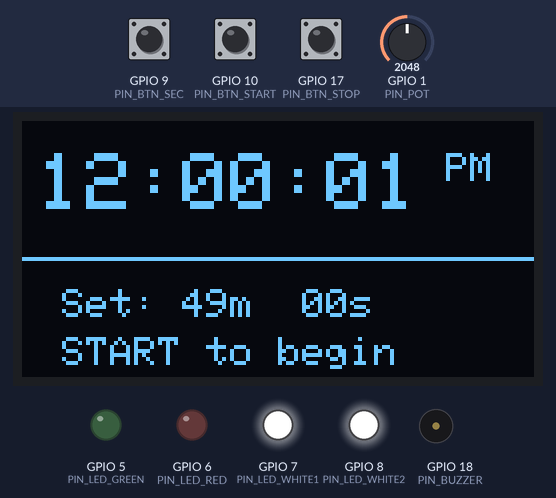
The sketch below on a simulated ESP32-S3. On the bench: 128×64 one-colour display, output pins drawn as LEDs (lit = HIGH), buzzer (waves = sounding, pin HIGH). Inputs (shaded band) come from the test bench; at power-on: GPIO 10 (PIN_BTN_START) HIGH, GPIO 17 (PIN_BTN_STOP) HIGH, GPIO 9 (PIN_BTN_SEC) HIGH, GPIO 1 (PIN_POT) = 2048.

Above: at 1.2 s.
1.3 s: GPIO 10 (PIN_BTN_START) pulled LOW for 0.15 s
At 3.1 s:
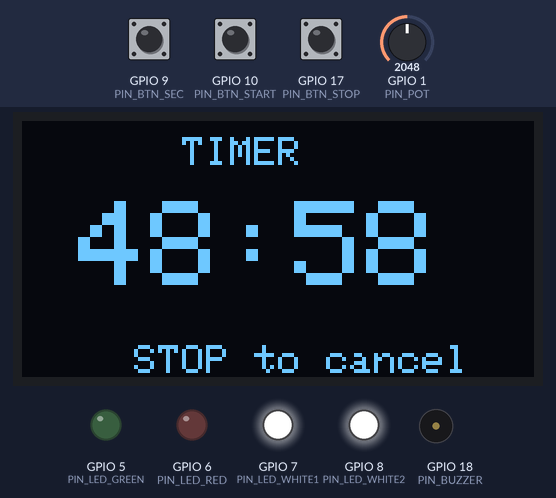
4.4 s: GPIO 17 (PIN_BTN_STOP) pulled LOW for 0.15 s
At 4.52 s:
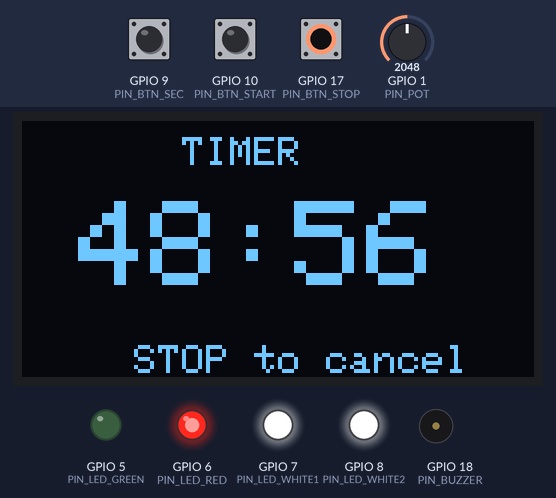
6.1 s: GPIO 9 (PIN_BTN_SEC) pulled LOW for 1 s
At 7.8 s:
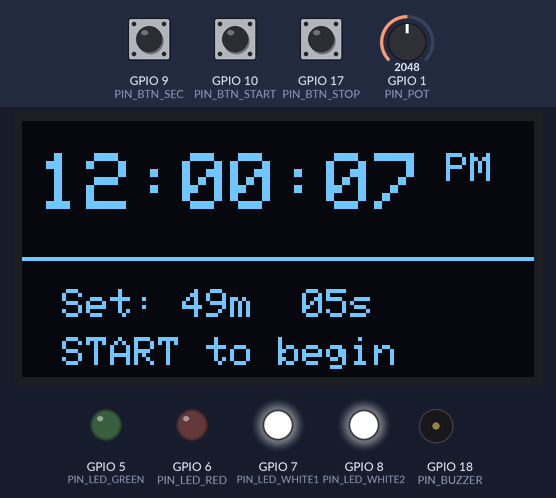
8.6 s: GPIO 1 (PIN_POT) set to 2866
At 9.6 s:
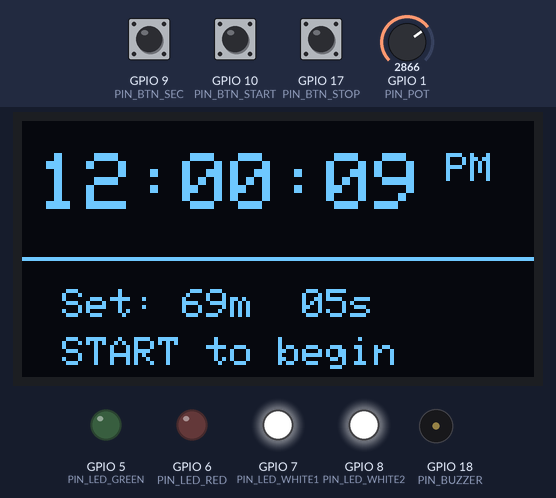
10.5 s: GPIO 9 (PIN_BTN_SEC) pulled LOW for 0.15 s
At 11.7 s:
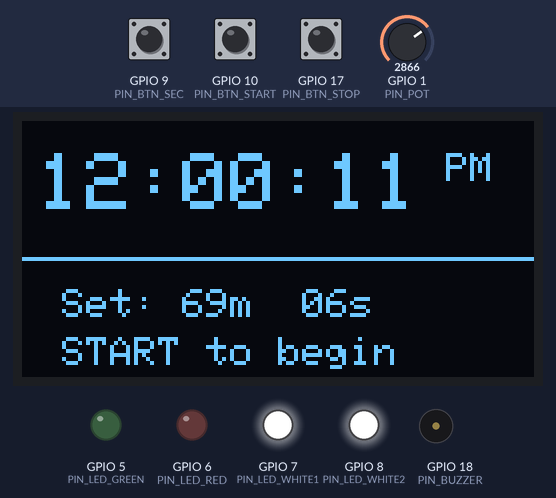
12.5 s: GPIO 10 (PIN_BTN_START) pulled LOW for 1 s
At 13.3 s:
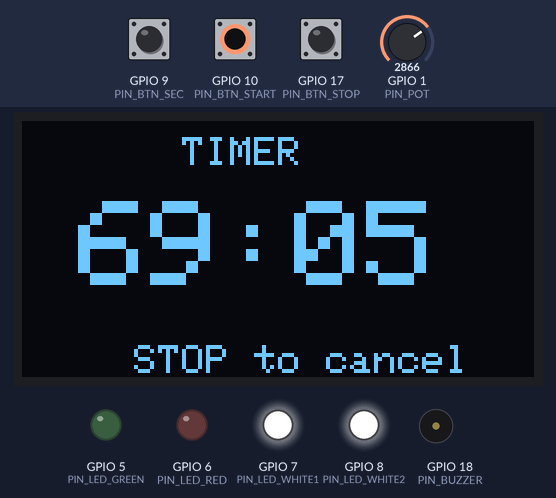
Timing chart, 0 to 15.5 s (numbered marks = the images above; inputs shaded):
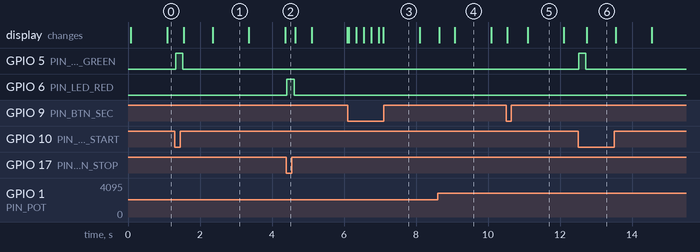

Measured:
- after the input at 1.3 s, GPIO 5 (PIN_LED_GREEN): LOW → HIGH at once, → LOW 0.20 s later; the display: first changes after 0.25 s (image 1 shows a later state)
- after the input at 4.4 s, GPIO 6 (PIN_LED_RED): LOW → HIGH at once, → LOW 0.20 s later
- after the input at 12.5 s, GPIO 5 (PIN_LED_GREEN): LOW → HIGH at once, → LOW 0.20 s later; the display: changes after 0.24 s (image 6)
- what the display in image 1 shows lasts 1.1 s, from 2.3 s to 3.4 s

The sketch:

sketch_mar16a_i2ctimerboard.ino
```cpp
#include <Wire.h>
#include <Adafruit_GFX.h>
#include <Adafruit_SSD1306.h>

// OLED
#define SCREEN_WIDTH  128
#define SCREEN_HEIGHT 64
#define OLED_RESET    -1
Adafruit_SSD1306 display(SCREEN_WIDTH, SCREEN_HEIGHT, &Wire, OLED_RESET);

// PIN DEFINITIONS
#define PIN_POT        1    // RV1 - Minutes potentiometer
#define PIN_BTN_SEC    9    // SW1 - Seconds button
#define PIN_BTN_START  10   // SW2 - Start button
#define PIN_BTN_STOP   17   // SW3 - Stop/End button
#define PIN_LED_GREEN  5    // D1  - Green LED (via Q1)
#define PIN_LED_RED    6    // D2  - Red LED (via Q2)
#define PIN_LED_WHITE1 7    // D3  - White LED left (via Q3)
#define PIN_LED_WHITE2 8    // D4  - White LED right (via Q4)
#define PIN_BUZZER     18   // BZ1 - Buzzer (via Q5)
#define PIN_SDA        11   // J1  - OLED SDA
#define PIN_SCL        12   // J1  - OLED SCL

// DEBOUNCE
#define DEBOUNCE_DELAY 200
unsigned long lastDebounceStart = 0;
unsigned long lastDebounceStop  = 0;
unsigned long lastDebounceSec   = 0;

// TIMER STATE
enum State { IDLE, RUNNING };
State currentState = IDLE;

int setMinutes = 0;
int setSeconds = 0;
unsigned long timerDuration  = 0;
unsigned long timerStartMs   = 0;
unsigned long remainingTime  = 0;

// SOFTWARE CLOCK
unsigned long clockBase = 0;
const int START_HOUR = 12;
const int START_MIN  = 0;
const int START_SEC  = 0;

//  HELPERS

void getClockTime(int &h, int &m, int &s, bool &isPM) {
  unsigned long elapsed = (millis() - clockBase) / 1000
                        + START_HOUR * 3600
                        + START_MIN  * 60
                        + START_SEC;
  int totalHours = (elapsed / 3600) % 24;
  s    = elapsed % 60;
  m    = (elapsed / 60) % 60;
  isPM = totalHours >= 12;
  h    = totalHours % 12;
  if (h == 0) h = 12;
}

void flashLED(int pin, int durationMs) {
  digitalWrite(pin, HIGH);
  delay(durationMs);
  digitalWrite(pin, LOW);
}

void soundBuzzer() {
  for (int i = 0; i < 3; i++) {
    tone(PIN_BUZZER, 1000, 300);
    delay(400);
  }
  noTone(PIN_BUZZER);
}

//  DISPLAY FUNCTIONS

void printTwoDigit(int val) {
  if (val < 10) display.print("0");
  display.print(val);
}

void displayClock() {
  int h, m, s;
  bool isPM;
  getClockTime(h, m, s, isPM);

  display.clearDisplay();

  display.setTextSize(2);
  display.setTextColor(SSD1306_WHITE);
  display.setCursor(4, 8);
  printTwoDigit(h);
  display.print(":");
  printTwoDigit(m);
  display.print(":");
  printTwoDigit(s);
  display.setTextSize(1);
  display.print(isPM ? " PM" : " AM");

  display.drawLine(0, 34, 128, 34, SSD1306_WHITE);

  display.setTextSize(1);
  display.setCursor(10, 42);
  display.print("Set: ");
  printTwoDigit(setMinutes);
  display.print("m  ");
  printTwoDigit(setSeconds);
  display.print("s");

  display.setCursor(10, 54);
  display.print("START to begin");

  display.display();
}

void displayTimer() {
  int mins = (remainingTime / 1000) / 60;
  int secs = (remainingTime / 1000) % 60;

  display.clearDisplay();

  display.setTextSize(1);
  display.setTextColor(SSD1306_WHITE);
  display.setCursor(40, 4);
  display.print("TIMER");

  display.setTextSize(3);
  display.setCursor(14, 20);
  printTwoDigit(mins);
  display.print(":");
  printTwoDigit(secs);

  display.setTextSize(1);
  display.setCursor(28, 56);
  display.print("STOP to cancel");

  display.display();
}

void displayDone() {
  display.clearDisplay();
  display.setTextSize(2);
  display.setTextColor(SSD1306_WHITE);
  display.setCursor(24, 24);
  display.print("DONE!");
  display.display();
}

//  SETUP

void setup() {
  pinMode(PIN_BTN_SEC,    INPUT_PULLUP);
  pinMode(PIN_BTN_START,  INPUT_PULLUP);
  pinMode(PIN_BTN_STOP,   INPUT_PULLUP);
  pinMode(PIN_LED_GREEN,  OUTPUT);
  pinMode(PIN_LED_RED,    OUTPUT);
  pinMode(PIN_LED_WHITE1, OUTPUT);
  pinMode(PIN_LED_WHITE2, OUTPUT);
  pinMode(PIN_BUZZER,     OUTPUT);

  // White LEDs on immediately as power indicators
  digitalWrite(PIN_LED_WHITE1, HIGH);
  digitalWrite(PIN_LED_WHITE2, HIGH);

  // Initialize I2C with correct SDA and SCL pins
  Wire.begin(PIN_SDA, PIN_SCL);

  // Try both I2C addresses
  if (!display.begin(SSD1306_SWITCHCAPVCC, 0x3C)) {
    if (!display.begin(SSD1306_SWITCHCAPVCC, 0x3D)) {
      // OLED not found — blink white LEDs as error signal
      while (true) {
        digitalWrite(PIN_LED_WHITE1, HIGH);
        digitalWrite(PIN_LED_WHITE2, HIGH);
        delay(300);
        digitalWrite(PIN_LED_WHITE1, LOW);
        digitalWrite(PIN_LED_WHITE2, LOW);
        delay(300);
      }
    }
  }

  display.clearDisplay();
  display.display();

  clockBase = millis();
}

//  LOOP

void loop() {
  unsigned long now = millis();

  int potValue = analogRead(PIN_POT);
  setMinutes   = map(potValue, 0, 4095, 0, 99);

  if (digitalRead(PIN_BTN_SEC) == LOW && (now - lastDebounceSec > DEBOUNCE_DELAY)) {
    lastDebounceSec = now;
    if (currentState == IDLE) {
      setSeconds = (setSeconds + 1) % 60;
    }
  }

  if (digitalRead(PIN_BTN_START) == LOW && (now - lastDebounceStart > DEBOUNCE_DELAY)) {
    lastDebounceStart = now;
    if (currentState == IDLE && (setMinutes > 0 || setSeconds > 0)) {
      timerDuration = ((unsigned long)setMinutes * 60 + setSeconds) * 1000;
      timerStartMs  = millis();
      currentState  = RUNNING;
      flashLED(PIN_LED_GREEN, 200);
    }
  }

  if (digitalRead(PIN_BTN_STOP) == LOW && (now - lastDebounceStop > DEBOUNCE_DELAY)) {
    lastDebounceStop = now;
    if (currentState == RUNNING) {
      currentState = IDLE;
      flashLED(PIN_LED_RED, 200);
    }
  }

  if (currentState == RUNNING) {
    unsigned long elapsed = millis() - timerStartMs;
    if (elapsed >= timerDuration) {
      currentState = IDLE;
      displayDone();
      soundBuzzer();
      delay(2000);
    } else {
      remainingTime = timerDuration - elapsed;
      displayTimer();
    }
  } else {
    displayClock();
  }
}
```
